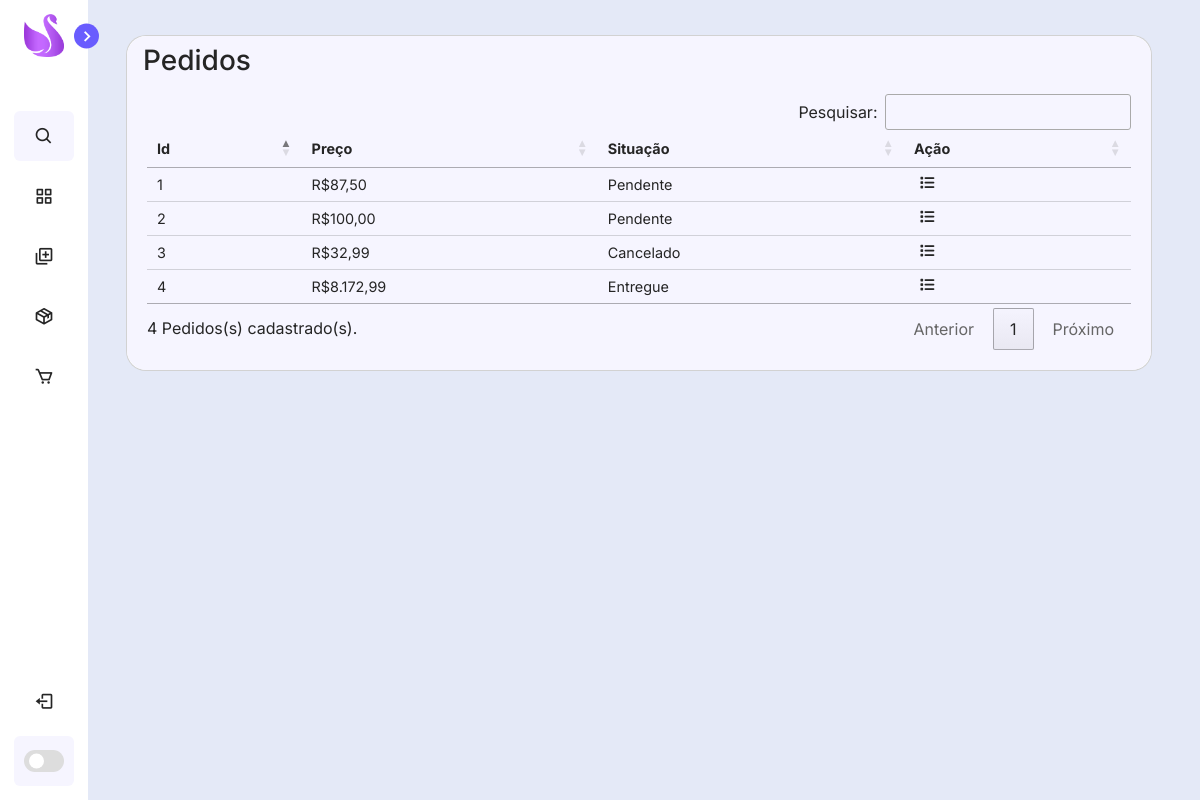
The page /pedidos.php on the database its author committed.
### tables this page shows
CREATE TABLE IF NOT EXISTS `tb_pedidos` (
  `id` int NOT NULL AUTO_INCREMENT,
  `id_produto` int NOT NULL,
  `preco` double NOT NULL,
  `status` int NOT NULL,
  PRIMARY KEY (`id`),
  KEY `id_produto` (`id_produto`)
);

### pedidos.php (the view, shortened to what this page needs)
<html>
<head>
    <link rel="stylesheet" href="CSS/alteraradmin.css" type="text/css">
    <link rel="stylesheet" type="text/css" href="CSS/AdminPageStyle.css">
    <link href="https://cdn.jsdelivr.net/npm/bootstrap@5.2.1/dist/css/bootstrap.min.css" rel="stylesheet">
</head>
<body>
    <?php
    include_once "menu-lateral.php";
    ?>
    <section class="home">
        <main>
            <div class="card">
                <div class="card-header" style="border-bottom: none;">
                    <h3>Pedidos</h3>
                </div>
                <div class="table-responsive">
                    <table width="100%" id="tableProdutos" class="row-border">
                        <thead>
                            <tr>
                                <td>Id</td>
                                <td>Preço</td>
                                <td>Situação</td>
                                <td>Ação</td>
                            </tr>
                        </thead>
                        <tbody>
                            <?php
                            include_once "config.php";
                            $query = "SELECT PE.*,PD.NomeProduto FROM tb_pedidos PE INNER JOIN tb_produtos PD ON PE.id_produto = PD.IdProduto;";
                            $retorno = mysqli_query($conexao, $query);
                            while ($line = mysqli_fetch_assoc($retorno)) {
                                echo "<tr>";
                                echo "<td>" . $line['id'] . "</td>";
                                echo "<td>R$" . number_format($line['preco'], 2, ',', '.') . "</td>";
                                if($line['status'] == 0){$status = "Pendente";}
                                elseif($line['status'] == 1){$status = "Entregue";}
                                elseif($line['status'] == 2){$status = "Cancelado";}
                                echo "<td>". $status ."</td>";
                                echo "<td><i class='fa-solid fa-list'></i></td>";
                                echo "</tr>";
                            }
                            ?>
                        </tbody>
                    </table>
                </div>
            </div>
        </main>
    </section>
</body>
</html>

### CSS/alteraradmin.css (style rules this page uses)
* { box-sizing: border-box; margin: 0; padding: 0; font-family: "Inter", "Montserrat", sans-serif; }
.card-header { background: var(--primary-color-light) !important; }
.card { color: var(--text-color) !important; --bs-card-inner-border-radius: 20px !important; --bs-card-border-radius: 20px !important; }
table { border-collapse: collapse; background: var(--primary-color-light); }
thead tr { border-top: 1px solid #f0f0f0; border-bottom: 2px solid #f0f0f0; }
tbody tr { border-bottom: 2px solid #f0f0f0; }
thead td { font-weight: 700; }
td { padding: .5rem 1rem; font-size: .9rem; color:var(--text-color); }
tr td:last-child { display: flex; align-items: center; }
:root { --body-color: #E4E9F7; --sidebar-color: #FFF; --primary-color: #695CFE; --primary-color-light: #F6F5FF; --toggle-color: #DDD; --text-color: #252525; --tran-03: all 0.2s ease; --tran-03: all 0.3s ease; --tran-04: all 0.3s ease; --tran-05: all 0.3s ease; }
body { min-height: 100vh; background-color: var(--body-color); transition: var(--tran-05); }
.home { position: absolute; top: 0; top: 0; left: 250px; height: 100vh; width: calc(100% - 250px); background-color: var(--body-color); transition: var(--tran-05); }
.sidebar.close ~ .home { left: 78px; height: 100vh; width: calc(100% - 78px); }
.fa-solid { margin-left: 6px; }

### CSS/AdminPageStyle.css (style rules this page uses)
main { margin-top: 3px; padding: 2rem 3rem; min-height: calc(100vh - 90px); }
.card-header, .card-body { padding: 1rem; background: var(--primary-color-light); border-radius: 0 0 20px 20px; }
.card-header { display: flex; justify-content: space-between; align-items: center; border-radius: 20px 20px 0px 0px; border-bottom: 1px solid #f0f0f0; background: var(--primary-color-light); }
.card-header h3 { color:var(--text-color); }
table { border-collapse: collapse; background: var(--primary-color-light); }
thead tr { border-top: 1px solid #f0f0f0; border-bottom: 2px solid #f0f0f0; }
thead td { font-weight: 700; }
td { padding: .5rem 1rem; font-size: .9rem; color:var(--text-color); }
tr td:last-child { display: flex; align-items: center; }
.table-responsive { width: 100%; overflow-x: auto; border-radius: 0 0 20px 20px; }

### CSS/menu-lateral.css (style rules this page uses)
* { margin: 0; padding: 0; box-sizing: border-box; font-family: 'Inter', "Montserrat", sans-serif; }
:root { --body-color: #E4E9F7; --sidebar-color: #FFF; --primary-color: #695CFE; --primary-color-light: #F6F5FF; --toggle-color: #DDD; --text-color: #252525; --cards: #FFFFFF; --tran-03: all 0.2s ease; --tran-03: all 0.3s ease; --tran-04: all 0.3s ease; --tran-05: all 0.3s ease; }
body { min-height: 100vh; background-color: var(--body-color); transition: var(--tran-05); }
.home { position: absolute; top: 0; top: 0; left: 250px; height: 100vh; width: calc(100% - 250px); background-color: var(--body-color); transition: var(--tran-05); }
.sidebar.close ~ .home { left: 78px; height: 100vh; width: calc(100% - 78px); }

### rows shown on the page
tb_pedidos: id "1", preco "87,50", status "Pendente"
tb_pedidos: id "2", preco "100,00", status "Pendente"
tb_pedidos: id "3", preco "32,99", status "Cancelado"
tb_pedidos: id "4", preco "8.172,99", status "Entregue"
